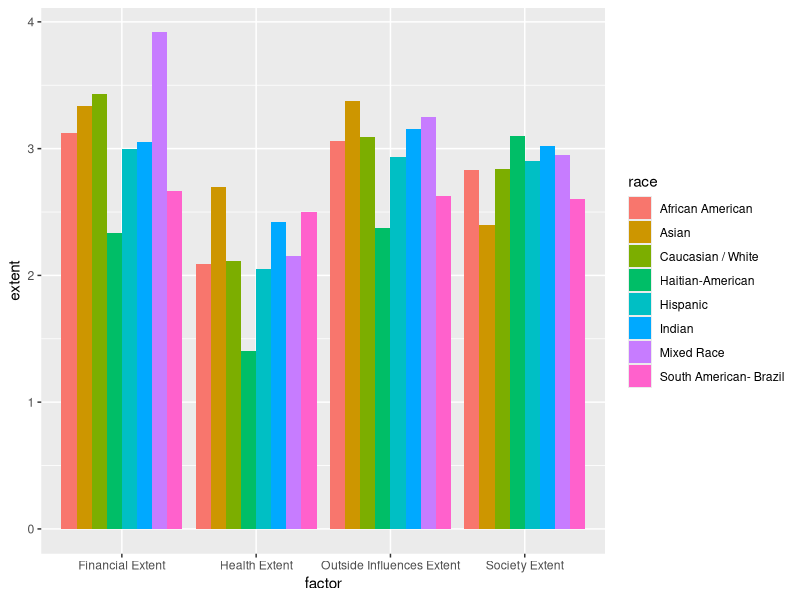
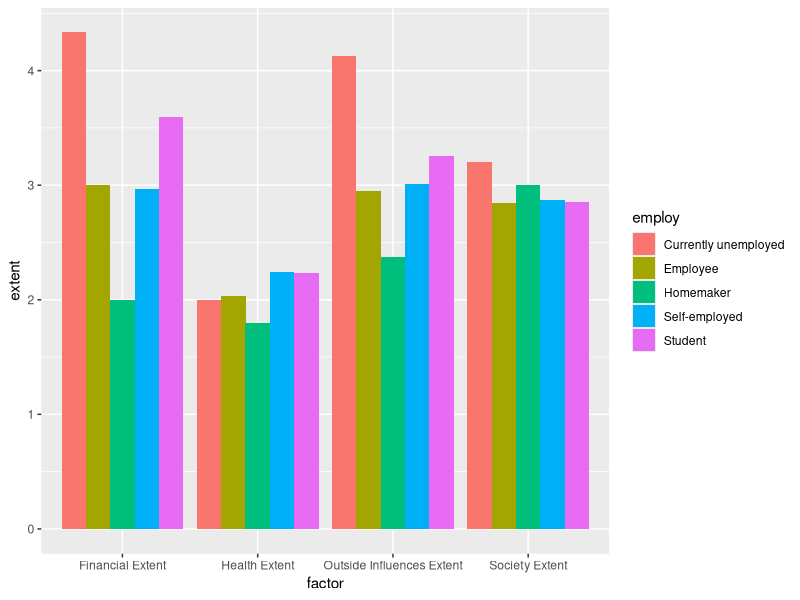
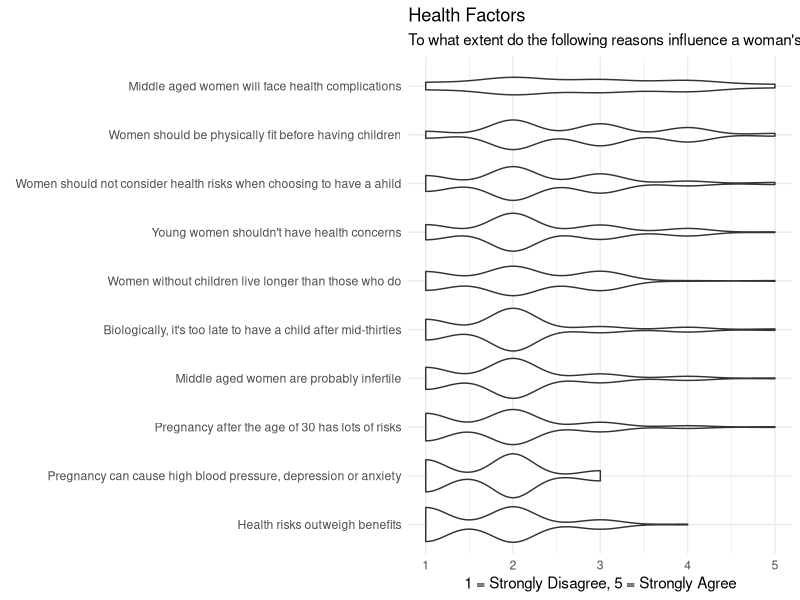
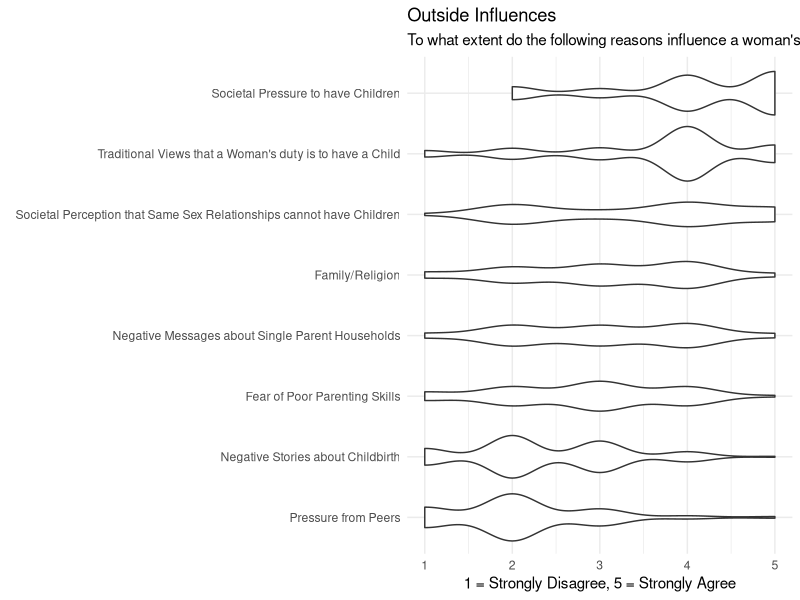
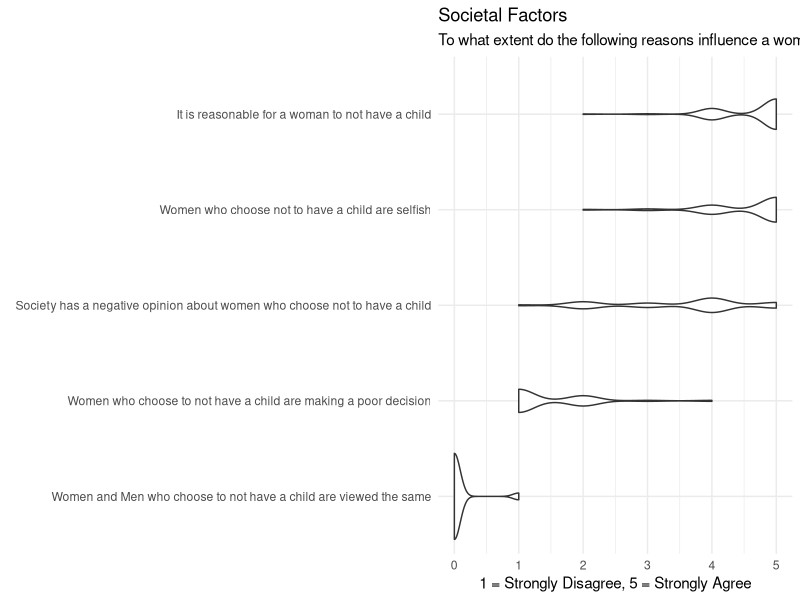
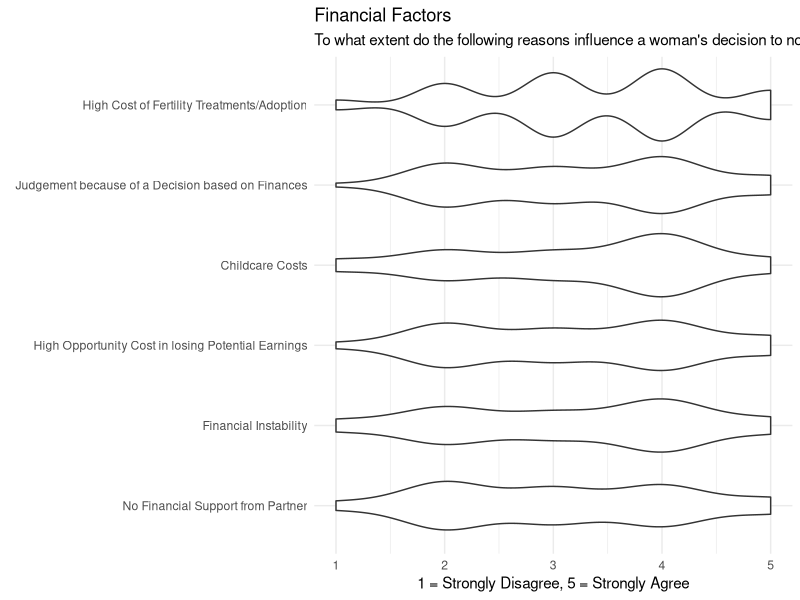

Generate these figures, in order, with R:
## ---- chunk 1
knitr::opts_chunk$set(echo = TRUE)
## ---- chunk 2
library(readr)
library(tidyverse)
nj <- read_csv("njsurvey.csv")
q <- read_csv("questions.csv")

nj <- nj %>%
  subset(Gender != "Male")

nj <- subset (nj, select = -Q7) %>%
  rename(employ = "Employment Status")

financial <- nj %>%
  subset(select = -c(Q8:Q30)) %>%
  rename(race = "Race/Ethnicity")
financial <- financial %>% pivot_longer(
    cols = starts_with("Q"),
    names_to = "question",
    values_to = "extent",
    values_drop_na = TRUE
  )

society <- nj %>%
  subset(select = -c(Q1:Q6, Q13:Q30)) %>%
  rename(race = "Race/Ethnicity")
society <- society %>% pivot_longer(
    cols = starts_with("Q"),
    names_to = "question",
    values_to = "extent",
    values_drop_na = TRUE
  )

outinfluences <- nj %>%
  subset(select = -c(Q1:Q12, Q21:Q30)) %>%
  rename(race = "Race/Ethnicity")
outinfluences <- outinfluences %>% pivot_longer(
    cols = starts_with("Q"),
    names_to = "question",
    values_to = "extent",
    values_drop_na = TRUE
  )

health <- nj %>%
  subset(select = -c(Q1:Q20)) %>%
  rename(race = "Race/Ethnicity")
health <- health %>% pivot_longer(
    cols = starts_with("Q"),
    names_to = "question",
    values_to = "extent",
    values_drop_na = TRUE
  )



## ---- chunk 3
race_financial <- financial %>%
  group_by(race) %>%
  summarise(mean(extent))%>%
  rename("Financial Extent" = "mean(extent)")

race_society <- society %>%
  group_by(race) %>%
  summarise(mean(extent)) %>%
  rename("Society Extent" = "mean(extent)")

race_outinfluences <- outinfluences %>%
  group_by(race) %>%
  summarise(mean(extent)) %>%
  rename("Outside Influences Extent" = "mean(extent)")

race_health <- health %>%
  group_by(race) %>%
  summarise(mean(extent)) %>%
  rename("Health Extent" = "mean(extent)")

df_list <- list(race_financial, race_society, race_outinfluences, race_health)

race_factors <- df_list %>% reduce(full_join, by='race')


## ---- chunk 4
race_factors <- pivot_longer(race_factors, cols = !race, names_to = "factor", values_to = "extent")
## ---- chunk 5
ggplot(race_factors, aes(x= factor, y = extent)) +
  geom_bar(aes(fill = race), stat = "identity",position = "dodge")
## ---- chunk 6
employ_financial <- financial %>%
  group_by(employ) %>%
  summarise(mean(extent))%>%
  rename("Financial Extent" = "mean(extent)")

employ_society <- society %>%
  group_by(employ) %>%
  summarise(mean(extent)) %>%
  rename("Society Extent" = "mean(extent)")

employ_outinfluences <- outinfluences %>%
  group_by(employ) %>%
  summarise(mean(extent)) %>%
  rename("Outside Influences Extent" = "mean(extent)")

employ_health <- health %>%
  group_by(employ) %>%
  summarise(mean(extent)) %>%
  rename("Health Extent" = "mean(extent)")

df_list <- list(employ_financial, employ_society, employ_outinfluences, employ_health)

employ_factors <- df_list %>% reduce(full_join, by='employ')

employ_factors <- pivot_longer(employ_factors, cols = !employ, names_to = "factor", values_to = "extent")


ggplot(employ_factors, aes(x= factor, y = extent)) +
  geom_bar(aes(fill = employ), stat = "identity",position = "dodge")

## ---- chunk 7
question_nums <- unique(health$question)
question_text <- c("Middle aged women are probably infertile", "Middle aged women will face health complications", "Women without children live longer than those who do", "Women should be physically fit before having children", "Pregnancy can cause high blood pressure, depression or anxiety", "Health risks outweigh benefits", "Young women shouldn't have health concerns","Women should not consider health risks when choosing to have a ahild", "Pregnancy after the age of 30 has lots of risks", "Biologically, it's too late to have a child after mid-thirties")

health$question_text <- plyr::mapvalues(health$question, 
          from = question_nums, 
          to = question_text)

ggplot(health, aes(x = extent, y= reorder(question_text, extent, mean))) +
  geom_violin() +
  
  labs(title = "Health Factors",
       subtitle = "To what extent do the following reasons influence a woman's decision to not have a child?", x = "1 = Strongly Disagree, 5 = Strongly Agree", y = element_blank()) +
  theme_minimal()
## ---- chunk 8
question_nums <- unique(outinfluences$question)
question_text <- c("Negative Stories about Childbirth", "Negative Messages about Single Parent Households", "Family/Religion", "Pressure from Peers", "Fear of Poor Parenting Skills", "Societal Pressure to have Children", "Societal Perception that Same Sex Relationships cannot have Children", "Traditional Views that a Woman's duty is to have a Child")

outinfluences$question_text <- plyr::mapvalues(outinfluences$question, 
          from = question_nums, 
          to = question_text)

ggplot(outinfluences, aes(x = extent, y= reorder(question_text, extent, mean))) +
  geom_violin() +
  labs(title = "Outside Influences",
       subtitle = "To what extent do the following reasons influence a woman's decision to not have a child?", x = "1 = Strongly Disagree, 5 = Strongly Agree", y = element_blank()) +
  theme_minimal()
## ---- chunk 9
question_nums <- unique(society$question)
question_text <- c("It is reasonable for a woman to not have a child", "Society has a negative opinion about women who choose not to have a child", "Women who choose to not have a child are making a poor decision", "Women and Men who choose to not have a child are viewed the same", "Women who choose not to have a child are selfish")

society$question_text <- plyr::mapvalues(society$question, 
          from = question_nums, 
          to = question_text)

ggplot(society, aes(x = extent, y= reorder(question_text, extent, mean))) +
  geom_violin() +
  labs(title = "Societal Factors",
       subtitle = "To what extent do the following reasons influence a woman's decision to not have a child?", x = "1 = Strongly Disagree, 5 = Strongly Agree", y = element_blank()) +
  theme_minimal()
## ---- chunk 10
question_nums <- unique(financial$question)
question_text <- c("Financial Instability", "Childcare Costs", "Judgement because of a Decision based on Finances", "High Opportunity Cost in losing Potential Earnings", "High Cost of Fertility Treatments/Adoption", "No Financial Support from Partner")

financial$question_text <- plyr::mapvalues(financial$question, 
          from = question_nums, 
          to = question_text)

ggplot(financial, aes(x = extent, y= reorder(question_text, extent, mean))) +
  geom_violin() +

  labs(title = "Financial Factors",
       subtitle = "To what extent do the following reasons influence a woman's decision to not have a child?", x = "1 = Strongly Disagree, 5 = Strongly Agree", y = element_blank()) +
  theme_minimal()
